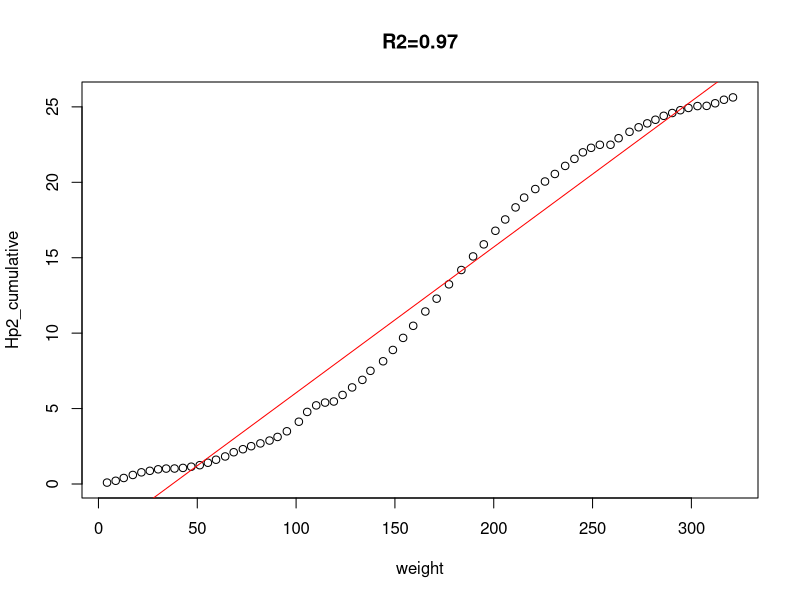
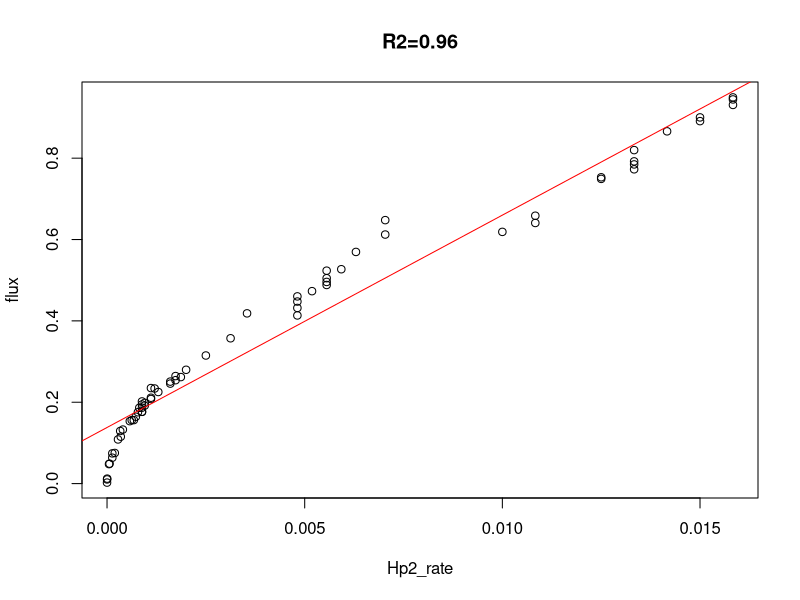
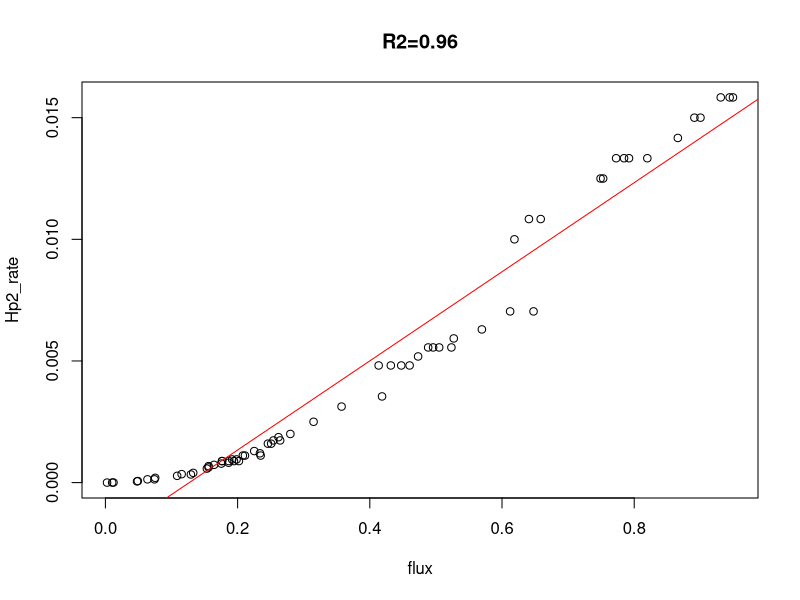
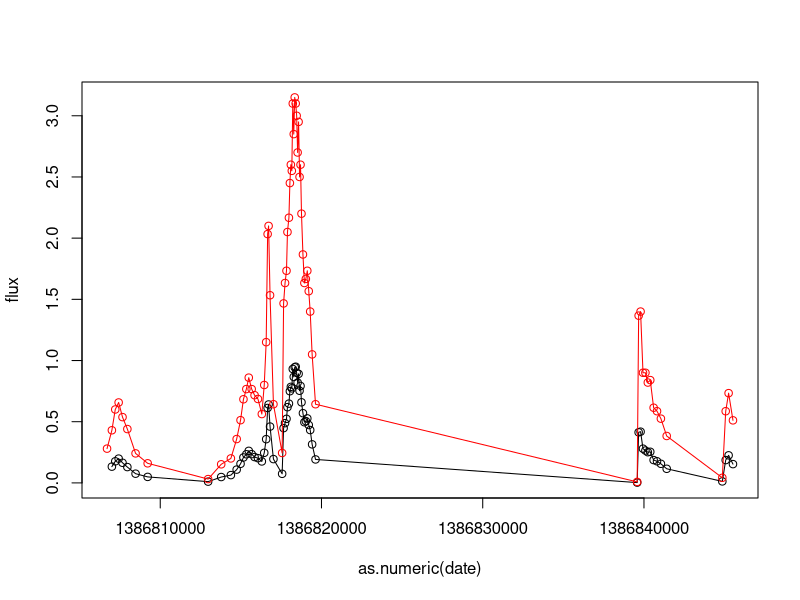

R code for these plots, in order:
## ---- chunk 1
# Read file
dat = read.csv("bedload_mass_calibration_example.csv", skip = 1, stringsAsFactors = FALSE)
head(dat)

# Selecting relevant columns
dat = data.frame(
  date = dat[, 1],
  weight = dat[, 2],
  level = dat[, 3],
  Hp = dat[, 4]
)
head(dat)

# Filtering empty incomplete rows
dat = dat[complete.cases(dat), ]

# Formatting date-time
dat$date = as.POSIXlt(paste0(dat$date, ".00"), format = "%m/%d/%Y %H:%M:%S") 
## ---- chunk 2
# Set threshold
threshold = 4

# Consecutive differences
dat$change = c(0, diff(dat$weight))
head(dat)

# Cumulative differences, reset when threshold passed
dat$cumulative = NA
dat$cumulative[1] = 0
for(i in 2:nrow(dat)) {
  dat$cumulative[i] = ifelse(
    dat$cumulative[i-1] >= threshold, 
    dat$change[i], 
    dat$change[i] + dat$cumulative[i-1] 
    )
}
head(dat)

# Mark change points
dat$index = dat$cumulative > threshold
head(dat)

# Cumulative 'level' and 'Hp', with reset at change points
dat$level2 = NA
dat$Hp2 = NA
dat$Hp2_sum = NA
steps = which(dat$index)
for(i in 1:length(steps)) {
  if(i == 1) {w = 0:steps[i]} else {w = (steps[i-1]+1):steps[i]}  # Window to average
  dat$level2[steps[i]] = mean(dat$level[w])
  dat$Hp2[steps[i]] = mean(dat$Hp[w])
  dat$Hp2_sum[steps[i]] = sum(dat$Hp[w])
}
head(dat)

# Remove all rows which do not comprise change points
dat = dat[dat$index, c("date", "weight", "level2", "Hp2", "Hp2_sum")]
head(dat)

# Cumulative Hp2
dat$Hp2_cumulative = cumsum(dat$Hp2)
head(dat)

# Calculate flux
dat$change = c(NA, diff(dat$weight))
dat$difftime = c(NA, as.numeric(diff(as.POSIXlt(dat$date)), unit = "secs"))
dat$flux = (dat$change / 0.11) / dat$difftime
head(dat)

# Caculate Hp rate
dat$Hp2_rate = dat$Hp2 / dat$difftime
head(dat)
## ---- chunk 3
# Plot 1
fit = lm(Hp2_cumulative ~ weight, dat)
s = summary(fit)
title = paste0("R2=", round(s$adj.r.squared, 2))
plot(Hp2_cumulative ~ weight, dat, main = title)
abline(fit, col = "red")

# Plot 2
fit = lm(flux ~ Hp2_rate, dat)
s = summary(fit)
title = paste0("R2=", round(s$adj.r.squared, 2))
plot(flux ~ Hp2_rate, dat, main = title)
abline(fit, col = "red")

# Plot 3
fit = lm(Hp2_rate ~ flux, dat)
s = summary(fit)
title = paste0("R2=", round(s$adj.r.squared, 2))
plot(Hp2_rate ~ flux, dat, main = title)
abline(fit, col = "red")

# Plot 4
plot(flux ~ as.numeric(date), dat, type = "l", ylim = range(c(dat$level2, dat$flux), na.rm=TRUE))
points(flux ~ as.numeric(date), dat)
lines(level2 ~ as.numeric(date), dat, col = "red")
points(level2 ~ as.numeric(date), dat, col = "red")
## ---- chunk 4
write.csv(dat, "result.csv", row.names = FALSE)
